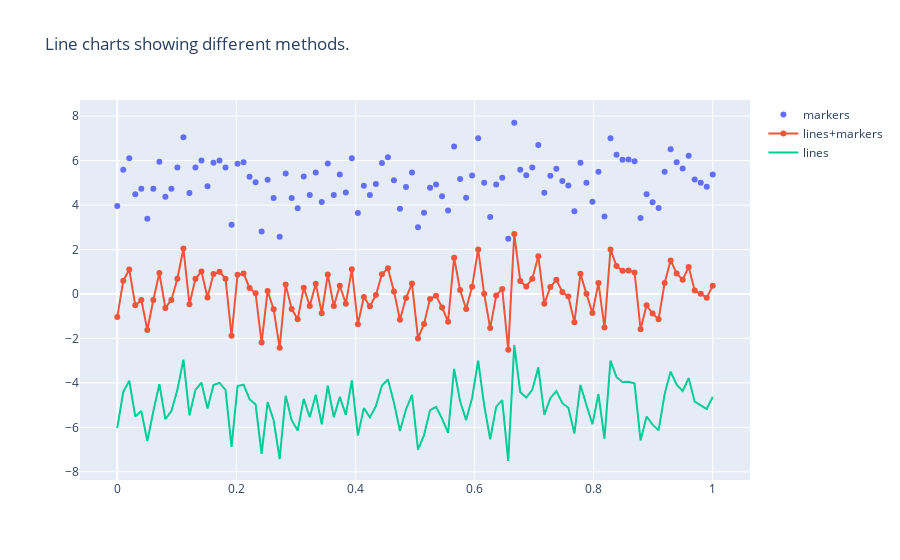

Source (notebook cell):
### Markdown cell above
## Line Charts

### Code cell
np.random.seed(56)
x_values = np.linspace(0, 1, 100) # 100 evenly spaced values
y_values = np.random.randn(100) # 100 random values

# Create traces 
trace0 = go.Scatter(
    x = x_values, 
    y = y_values+5,
    mode= 'markers',
    name = 'markers'
)

trace1 = go.Scatter(
    x = x_values, 
    y = y_values,
    mode= 'lines+markers', 
    name = 'lines+markers'
)

trace2 = go.Scatter(
    x = x_values, 
    y = y_values-5, 
    mode= 'lines', 
    name = 'lines'
)

# Create data 
data = [trace0, trace1, trace2]

# Create layout 
layout = go.Layout(
    title = 'Line charts showing different methods.'
)

# Create 
fig = go.Figure(data=data, layout=layout)

# Show plot 
fig.show()
